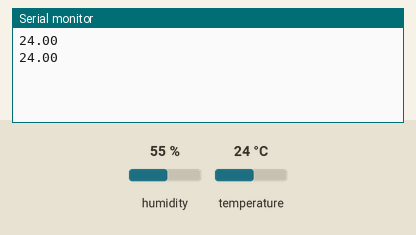
Recording of a sketch running on a simulated Arduino Uno, built with avr-gcc and run on an emulated ATmega328P. Parts: the last lines printed to the serial monitor. The inputs (shaded band) are chosen by the test bench; at power-on: temperature 24 °C, humidity 55 %.

Above: at 4.8 s.
4.9 s: temperature set to 12 °C
At 6.7 s:
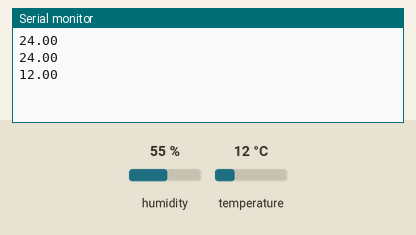
7.9 s: temperature set to 19 °C
At 9.1 s:
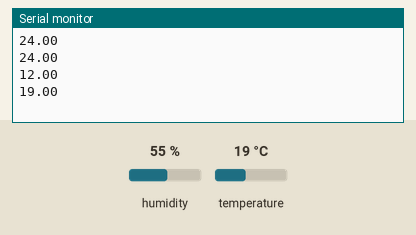
Timing chart, 0 to 10.9 s (numbered marks = the images above; inputs shaded):
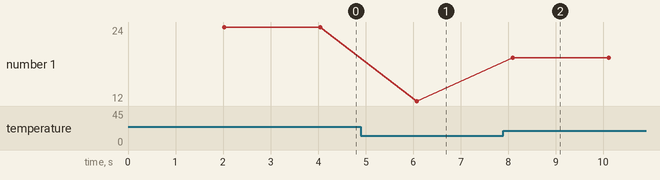

The sketch:

dht11-sensor.ino
```cpp
//Biblioteca do DTH
#include "DHT.h"
//armazena o valor flutuante de temperatura
float temperatura;
//porta usada e o tipo de sensor
DHT dht(3, DHT11);
void setup() {
  Serial.begin(9600);// inicializando o monitor serial
  dht.begin();// Inicializando o sensor
}

void loop() {
  delay(2000);// Aguarda dois segundos entre as leituras
  temperatura = dht.readTemperature();//Lê o valor da temperatura em C°

  //Verificando se existe erro na leitura da temperatura
  if (isnan(temperatura)) {
    Serial.println("ERRO NO SENSOR!");
  }
  //Se tudo funcionar envia a temperatura para a serial
  else {
    Serial.println(temperatura); /*em C°*/
  }
}
/*fim do código :)*/
```

Measured:
- after the input at 4.9 s, the serial monitor: prints a new line after 1.2 s (image 1)
- after the input at 7.9 s, the serial monitor: prints a new line after 0.19 s (image 2)
- plotted number 1: 24 → 12 after the input at 4.9 s, 12 → 19 after the input at 7.9 s
